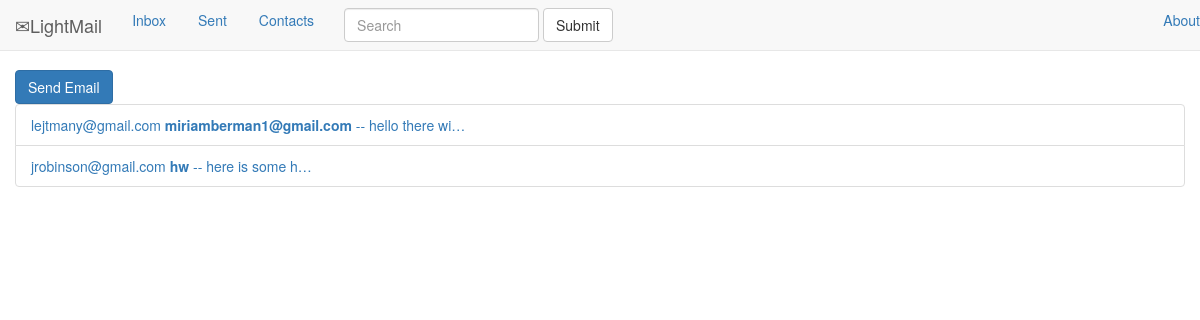
Page /mail/ on the committed database.
### Mail/models.py (models this page shows)
class Email(models.Model):
    date = models.DateTimeField()
    sender = models.CharField(max_length=50)
    receiver = models.CharField(max_length=50)
    subject = models.CharField(max_length=255)
    content = models.TextField()
    is_deleted = models.BooleanField()

### Mail/views.py (the view)
def IndexView(request):
    return render(request, 'Mail/index.html')

### Mail/templatetags/mail_extras.py (called while the page is built)
@register.inclusion_tag('Mail/emails_list.html')
def emails_list():
    emails = Email.objects.exclude(sender='myemail@gmail.com')
    return {'emails':emails}

### Mail/templates/Mail/index.html (shortened to what this page needs)
{% extends 'Mail/base.html' %}
{% load mail_extras %}
    {% block main_content %}
        <a type="button" class="btn btn-primary" href="{% url 'mail:send_email'%}">Send Email</a>
        {% emails_list %}
    {% endblock %}

### Mail/templates/Mail/emails_list.html
<ul class="list-group">
    {% for email in emails %}
    <li class="list-group-item">
        <a href="{% url 'mail:email_detail' email.id %}">
            {{email.sender}} <b>{{email.subject}}</b> -- {{email.content |truncatechars:15 }}
        </a>
    </li>
    {% endfor %}
</ul>

### Mail/static/Mail/css/styles.css (style rules this page uses)
body { padding-top:70px; }

### rows in the picture
Email: sender "lejtmany@gmail.com", subject "miriamberman1@gmail.com", content "hello there wi…"
Email: sender "jrobinson@gmail.com", subject "hw", content "here is some h…"
